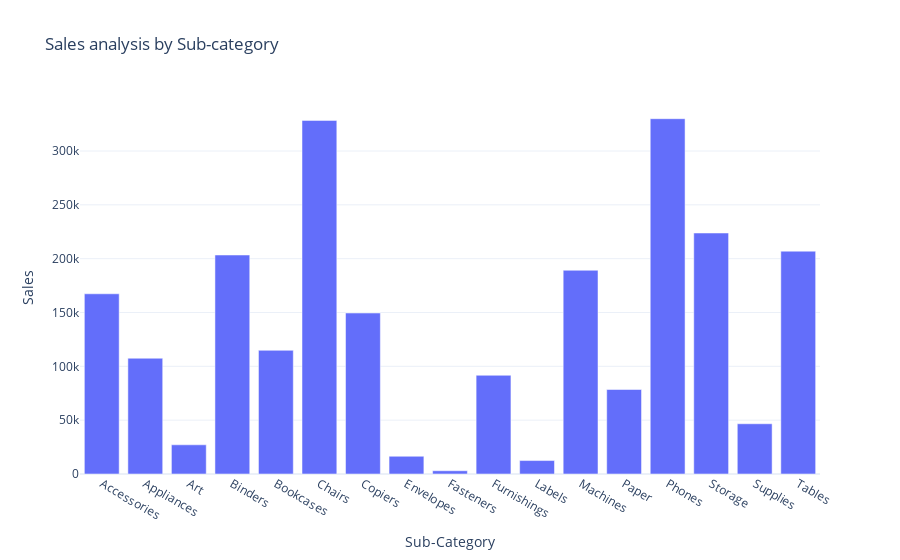

Write notebook code for a chart like this one.
### Code cell
fig = px.bar(Sales_by_subcategory,
            x = 'Sub-Category',
            y = 'Sales',
            title = 'Sales analysis by Sub-category')
fig.show()

### Figure 1 — Plotly figure (JSON) as saved in the notebook; plotly's stock layout.template omitted (floating-point values rounded to 4 significant figures)
{"data": [{"alignmentgroup": "True", "hovertemplate": "Sub-Category=%{x}<br>Sales=%{y}<extra></extra>", "legendgroup": "", "marker": {"color": "#636efa", "pattern": {"shape": ""}}, "name": "", "offsetgroup": "", "orientation": "v", "showlegend": false, "textposition": "auto", "type": "bar", "x": ["Accessories", "Appliances", "Art", "Binders", "Bookcases", "Chairs", "Copiers", "Envelopes", "Fasteners", "Furnishings", "Labels", "Machines", "Paper", "Phones", "Storage", "Supplies", "Tables"], "xaxis": "x", "y": [167400.0, 107500.0, 27120.0, 203400.0, 114900.0, 328400.0, 149500.0, 16480.0, 3024.0, 91710.0, 12490.0, 189200.0, 78480.0, 330000.0, 223800.0, 46670.0, 207000.0], "yaxis": "y"}], "layout": {"autosize": true, "barmode": "relative", "legend": {"tracegroupgap": 0}, "title": {"text": "Sales analysis by Sub-category"}, "xaxis": {"anchor": "y", "autorange": true, "domain": [0, 1], "range": [-0.5, 16.5], "title": {"text": "Sub-Category"}, "type": "category"}, "yaxis": {"anchor": "x", "autorange": true, "domain": [0, 1], "range": [0, 347400.0], "title": {"text": "Sales"}, "type": "linear"}}}
